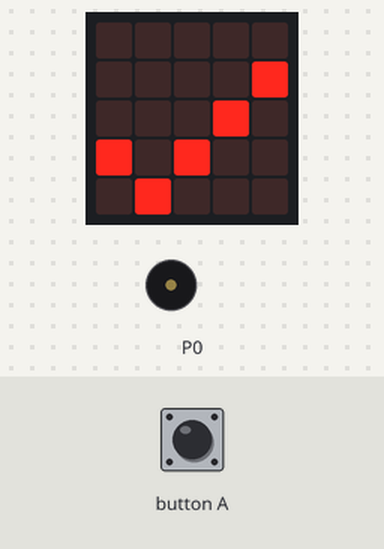
Recording of a program running on a simulated BBC micro:bit (MakeCode). Parts: the board's 5×5 LED display, buzzer (waves = sounding). The test bench sets the inputs (shaded band). No radio messages arrive unless stated (any console line starting 'radio sent:' is added by the test bench); what the program prints to the serial console is not drawn.

Above: at 1.8 s.
1.9 s: button A pressed for 0.15 s
At 2.4 s:
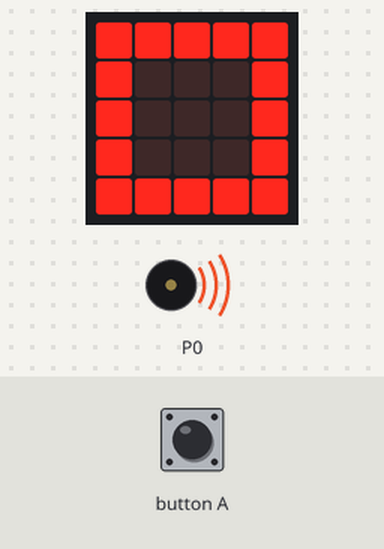
At 3.1 s:
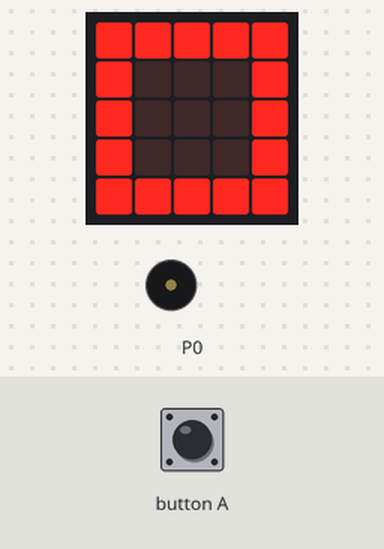
Timing chart, 0 to 4.9 s (numbered marks = the images above; inputs shaded):
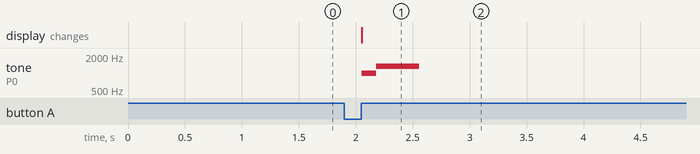

Measured:
- after the input at 1.9 s, tone on P0: silent → 988 Hz after 0.15 s, → 1319 Hz 0.13 s later, → silent 0.38 s later; the display: changes after 0.15 s (image 1)

The program:

main.ts
```typescript
input.onButtonPressed(Button.A, function () {
    radio.sendString("ｱｷﾗ")
    music.startMelody(music.builtInMelody(Melodies.BaDing), MelodyOptions.Once)
    basic.showIcon(IconNames.Square)
})
radio.setGroup(1)
basic.showIcon(IconNames.Yes)
basic.forever(function () {

})
```

test.ts
```typescript
// テストはここに来ます。このパッケージが拡張機能として使用されるときにはコンパイルされません。
```
